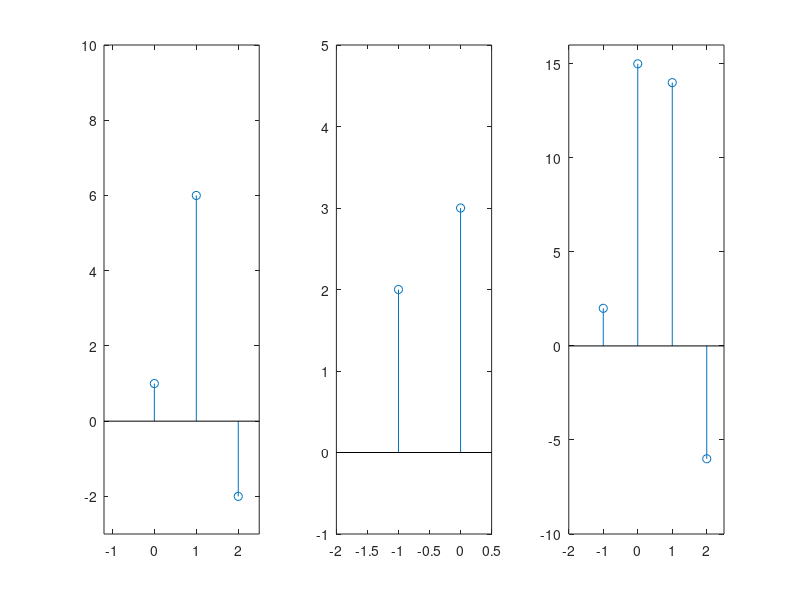

Here is the MATLAB script that generated this plot:
x1=[1,6,-2];
nx1=0:length(x1)-1; %define   time of x1
x2=[2,3];   %define x2
nx2=-1:length(x2)-1-1;
nx=(nx1(1)+nx2(1):length(x1)+length(x2)-2+nx1(1)+nx2(1));
x=conv(x1,x2);  x;
subplot(1,3,1);stem(nx1,x1);axis([-1.2,2.5,-3,10]);
subplot(1,3,2);stem(nx2,x2);axis([-2,0.5,-1,5]);
subplot(1,3,3);stem(nx,x);axis([-2,2.5,-10,16]);
